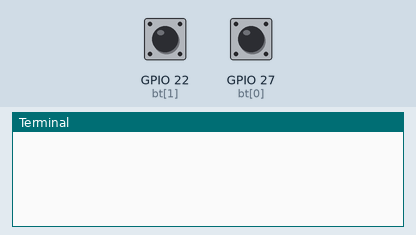
Recording of a program running on a simulated Raspberry Pi (BCM pin numbers). Shown: the last lines printed to the terminal. The inputs (shaded band) are chosen by the test bench; at power-on: GPIO 22 (bt[1]) HIGH, GPIO 27 (bt[0]) HIGH.

Above: at 1.2 s.
1.3 s: GPIO 22 (bt[1]) pulled LOW for 0.15 s
At 1.7 s:
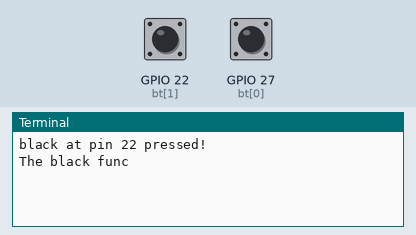
2.9 s: GPIO 27 (bt[0]) pulled LOW for 0.15 s
At 4.1 s:
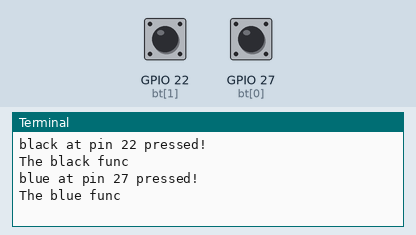

Measured:
- after the input at 1.3 s, the terminal: prints a new line at once (image 1)
- after the input at 2.9 s, the terminal: prints a new line at once (image 2)

The program:

button.py
```python
import RPi.GPIO as gp
import time


class Button:
    def __init__(self, button_list, verbose=False):
        """array of [(pin, name),..]"""
        self.verbose = verbose
        self.button_list = button_list
        self.button_pins = [button[0] for button in button_list]
        gp.setmode(gp.BCM)
        gp.setup(self.button_pins, gp.IN, pull_up_down=gp.PUD_UP)
        for button in self.button_list:
            gp.add_event_detect(
                button[0], gp.FALLING, callback=self.button_pressed, bouncetime=250
            )

    def button_pressed(self, pin):
        for button in self.button_list:
            if pin == button[0]:
                if self.verbose is True:
                    print(f"{button[1]} at pin {button[0]} pressed!")
                button[2]()

    def cleanup(self):
        for button in self.button_list:
            gp.remove_event_detect(button[0])


if __name__ == "__main__":

    def button_blue():
        print("The blue func")

    def button_black():
        print("The black func")

    bt = Button([(27, "blue", button_blue), (22, "black", button_black)], True)

    while True:
        time.sleep(0.1)
```
